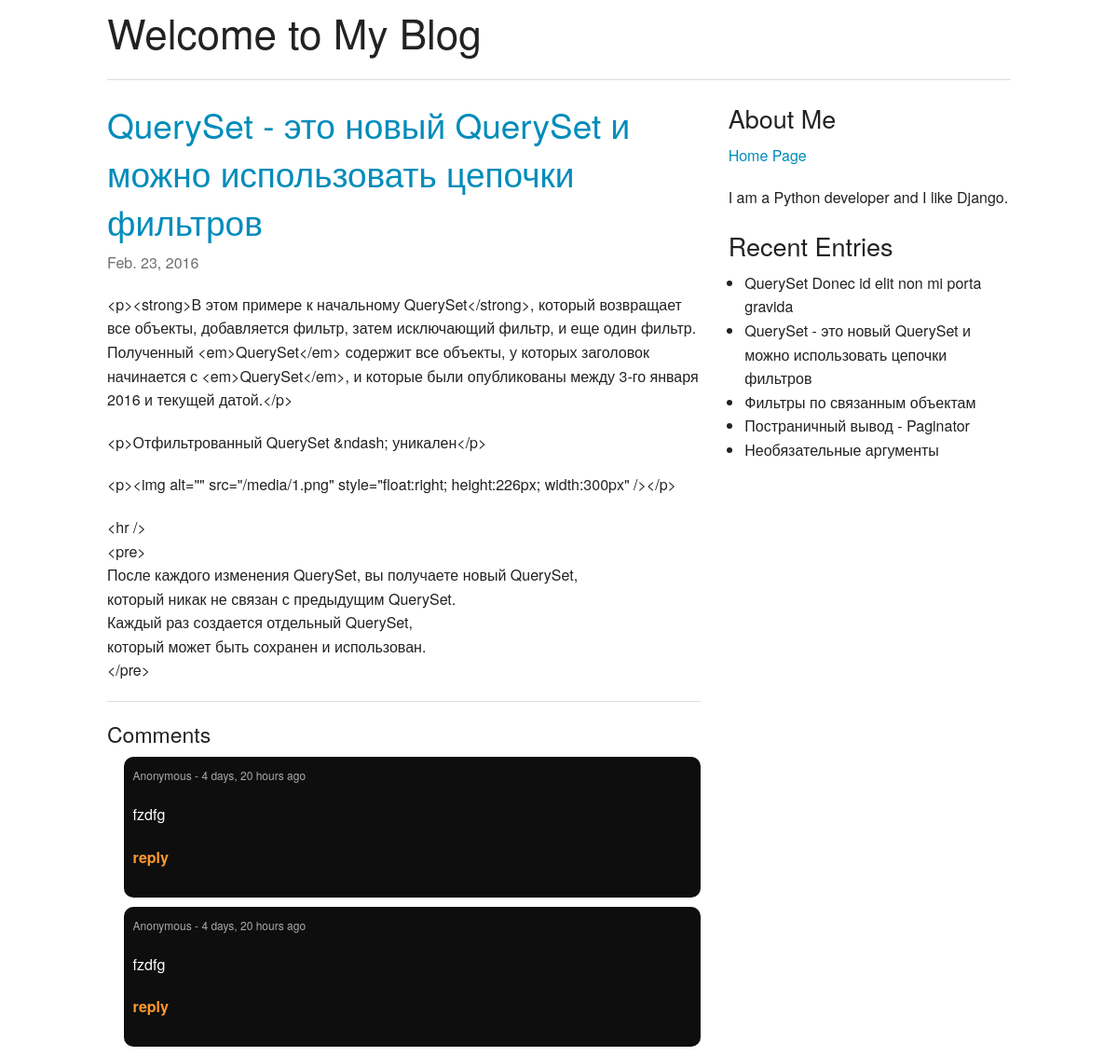
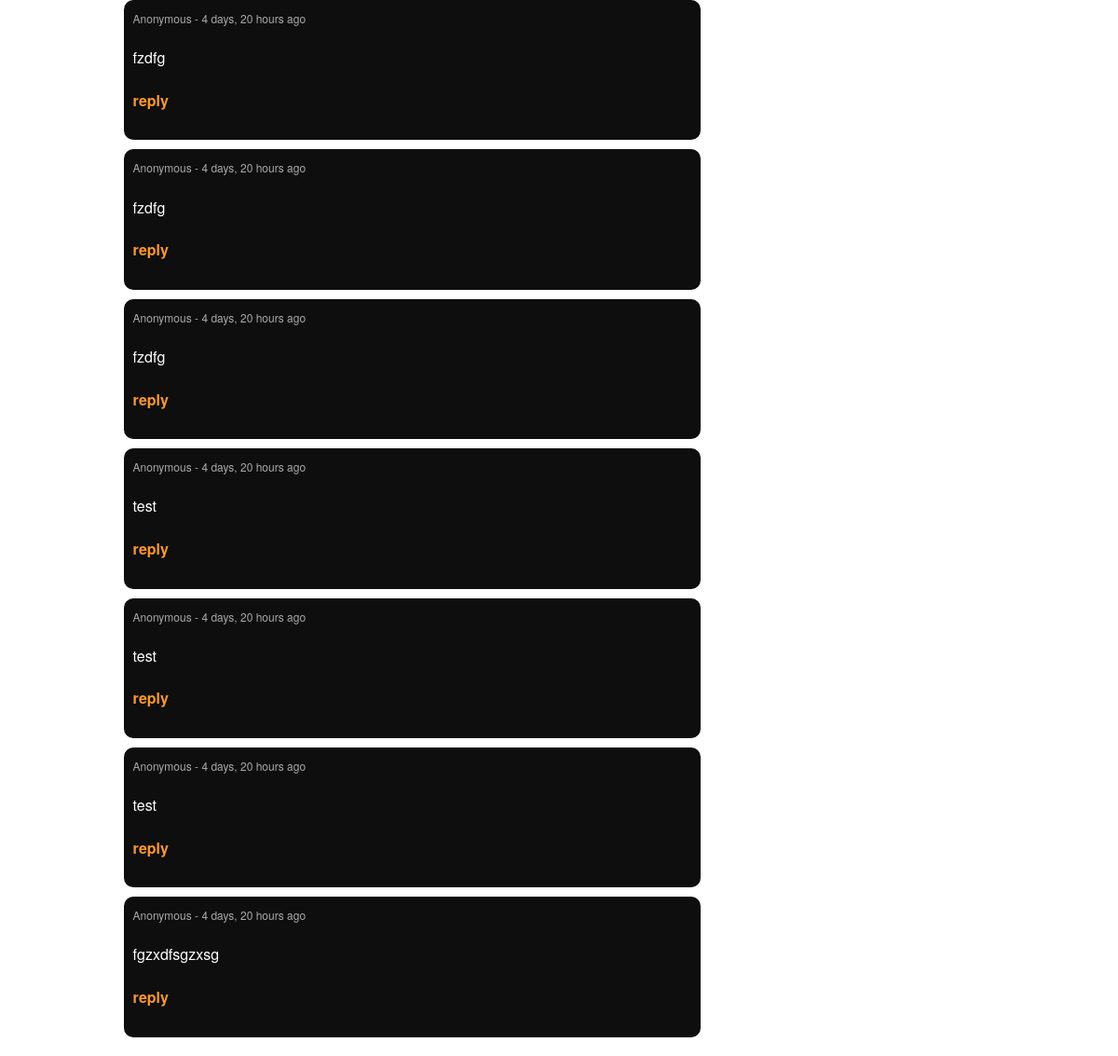
Screenshot of /blog/2016/2/2/2-queryset-queryset/ with the database file from the repository (2 pictures, top to bottom).
### blog/models.py (models this page shows, shortened)
@python_2_unicode_compatible
class Article(models.Model):
    ARTICLE_STATUS = (
        ('D', 'Not Reviewed'),
        ('P', 'Published'),
        ('E', 'Expired'),
    )
    title = models.CharField(max_length=100, unique=True)
    slug = models.SlugField(max_length=100, unique=True, verbose_name='slug')
    status = models.IntegerField(default=0)
    content = models.TextField()
    status = models.CharField(max_length=1, choices=ARTICLE_STATUS, default='D')
    category = models.ForeignKey(Category, verbose_name="the related category")
    tags = models.ManyToManyField(Tag, verbose_name="the related tags", related_name="keyword_set", blank=True)
    views = models.IntegerField(default=0)
    publish_date = models.DateTimeField(auto_now=True, editable=False, help_text="Please use the following format: <em>YYYY-MM-DD</em>.")
    created_date = models.DateTimeField(auto_now_add=True, editable=False)
    def was_published_recently(self):
        return self.publish_date >= timezone.now() - datetime.timedelta(days=1)
    was_published_recently.admin_order_field = 'publish_date'
    was_published_recently.boolean = True
    was_published_recently.short_description = 'Published recently?'
    def get_absolute_url(self):
        kwargs = {'year': self.created_date.year,
                  'month': self.created_date.month,
                  'day': self.created_date.day,
                  'slug': self.slug,
                  'pk': self.pk}
        return reverse('blog:entry_detail', kwargs=kwargs)

@python_2_unicode_compatible
class Comment(models.Model):
    article = models.ForeignKey('Article', blank=True, related_name='comments')
    parent = models.ForeignKey('self', blank=True, null=True, related_name='child_set')
    created_at  = models.DateTimeField(auto_now_add=True, editable=False)
    modified_at = models.DateTimeField(auto_now=True, editable=False)
    user = models.ForeignKey(User, null=True, blank=True)
    path = IntegerArrayField(blank=True, editable=False) #Can't be null as using append to path for replies and can't append to a None path
    depth = models.PositiveSmallIntegerField(default=0)
    content = models.TextField()
    author_name = models.CharField(max_length=50, null=True, blank=True)
    author_url = models.URLField(null=True, blank=True)
    deleted = models.BooleanField(default=False)

### blog/views.py (the view, shortened to what this page needs)
# urls.py: url(r'^(?P<year>\d{4})/(?P<month>\d{1,2})/(?P<day>\d{1,2})/(?P<pk>\d+)-(?P<slug>[-\w]*)/$', views.ArticleDetail.as_view(), name='entry_detail'),
class ArticleDetail(CreateView):
    model = Article
    template_name = 'blog/entry_detail.html'
    form_class = CommentForm
    def dispatch(self, *args, **kwargs):
        return super(ArticleDetail, self).dispatch(*args, **kwargs)
    def get_form_kwargs(self):
        kwargs = super().get_form_kwargs()
        kwargs['article'] = self.get_object()
        return kwargs
    def get_context_data(self, **kwargs):
        d = super().get_context_data(**kwargs)
        articlec = self.get_object()
        d['comment_tree'] = Comment.objects.select_related().filter(article=articlec).order_by('path')
        d['article'] = self.get_object()
        return d

### blog/templatetags/blog_tags.py (called while the page is built)
@register.inclusion_tag('blog/_entry_history.html')
def entry_history():
    entries = Article.objects.all()[:5]
    return {'entries': entries}

### templates/blog/entry_detail.html (shortened to what this page needs)
{% extends "news.html" %}
{% load humanize %}
{% block content %}
    {% include "_entry.html" with article=article only %}
    <hr>
    <h4>Comments</h4>
    <ul id="comments">
    {% for comment in comment_tree %}
    {% if comment.user %}
        <li id="{{comment.id}}" class="comment" style="margin-left:{{comment.depth|add:comment.depth}}em;"><p class="poster"><span class="user">{% if comment.user.get_full_name %}{{comment.user.get_full_name}}{% else %}{{comment.user.username}}{% endif %}</span> - {{comment.modified_at|naturaltime}}</p><p>{{comment.content|safe}}</p><p><a href="" class="reply">reply</a></p></li>
    {% else %}
        <li id="{{comment.id}}" class="comment" style="margin-left:{{comment.depth|add:comment.depth}}em;"><p class="poster">Anonymous - {{comment.modified_at|naturaltime}}</p><p>{{comment.content|safe}}</p><p><a href="" class="reply">reply</a></p></li>
    {% endif %}
    {% empty %}
        No comments yet.
    {% endfor %}
    </ul>
{% endblock %}

### templates/_entry.html (shortened to what this page needs)
<article>
    <h2><a href="{{ article.get_absolute_url }}">{{ article.title }}</a></h2>
    <p class="subheader">
        <time>{{ article.publish_date|date }}</time>
    </p>
    {{ article.content|linebreaks }}
</article>

### templates/blog/_entry_history.html
<ul>
    {% for entry in entries %}
        <li>{{ entry.title }}</li>
    {% empty %}
        <li>No recent entries</li>
    {% endfor %}
</ul>

### static/css/main.css (style rules this page uses)
#comments a { font-weight: bold; color: #ff982c; text-decoration: none; }
#comments { padding-left: 0px; }
#comments li { list-style-type: none; }
.poster { font-size: 12px; color: #AAAAAA; }
.comment { font-size: 14px; background: #0E0E0E; -webkit-border-radius: 10px; -moz-border-radius: 10px; border-radius: 10px; color: #FFFFFF; padding: 10px; margin-bottom: 10px; }

### rows the page displays
Article: title "QuerySet - это новый QuerySet и можно использовать цепочки фильтров", publish_date "Feb. 23, 2016", content "<p><strong>В этом примере к начальному QuerySet</strong>, который возвращает все объекты, добавляется фильтр, затем исключающий фильтр, и еще один фильтр. Полученный <em>QuerySet</em> содержит все объекты, у которых заголовок начинается с <em>QuerySet</em>, и которые были опубликованы между 3-го января 2016 и текущей датой.</p> <p>Отфильтрованный QuerySet &ndash; уникален</p> <p><img alt=\"\" src=\"/media/1.png\" style=\"float:right; height:226px; width:300px\" /></p> <hr /> <pre> После каждого изменения QuerySet, вы получаете новый QuerySet, который никак не связан с предыдущим QuerySet. Каждый раз создается отдельный QuerySet, который может быть сохранен и использован. </pre>"
Comment: modified_at "4 days, 20 hours ago", content "fzdfg"
Comment: modified_at "4 days, 20 hours ago", content "fzdfg"
Comment: modified_at "4 days, 20 hours ago", content "fzdfg"
Comment: modified_at "4 days, 20 hours ago", content "fzdfg"
Comment: modified_at "4 days, 20 hours ago", content "fzdfg"
Comment: modified_at "4 days, 20 hours ago", content "test"
Comment: modified_at "4 days, 20 hours ago", content "test"
Comment: modified_at "4 days, 20 hours ago", content "test"
Comment: modified_at "4 days, 20 hours ago", content "fgzxdfsgzxsg"
Article: title "QuerySet Donec id elit non mi porta gravida"
Article: title "Фильтры по связанным объектам"
Article: title "Постраничный вывод - Paginator"
Article: title "Необязательные аргументы"
